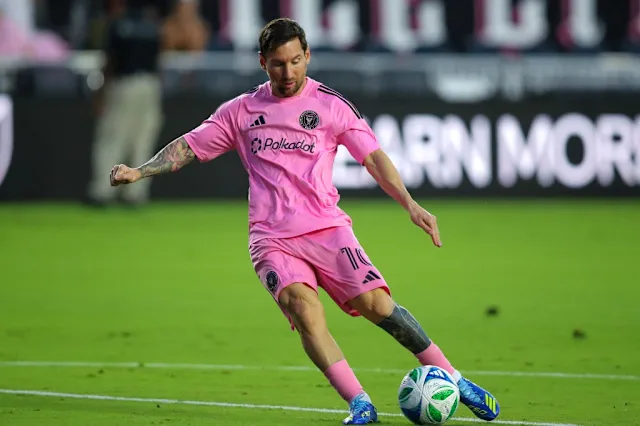
#> input picture operations_in_images/image.png, 640 x 426 px
$ python operation.py
#> lines starting #> are read from the running program, lines starting #| are printed output that depends on the picture; after the words box and inside, x2 and y2 are one past the last pixel; in counts of white or black regions, pixels touching at a corner belong together
import numpy as np
import cv2
img= cv2.imread('image.png')
#> img is the input picture: shape (426, 640, 3); mean B, G, R 81, 122.9, 108.9
img2=cv2.imread('orange.jpg')
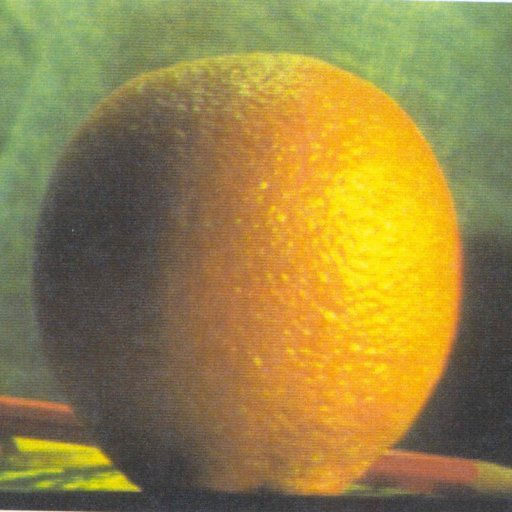
#> input picture operations_in_images/orange.jpg, 512 x 512 px
#> img2 is the input picture: shape (512, 512, 3); mean B, G, R 69.2, 131.8, 150.2

print(img.shape) # returns a tuple of no of rows and columns and chanels
#| (426, 640, 3)
print(img.size) #returns totaal no of pixels is accessed
#| 817920
print(img.dtype) #return image datatype
#| uint8
b,g,r=cv2.split(img)
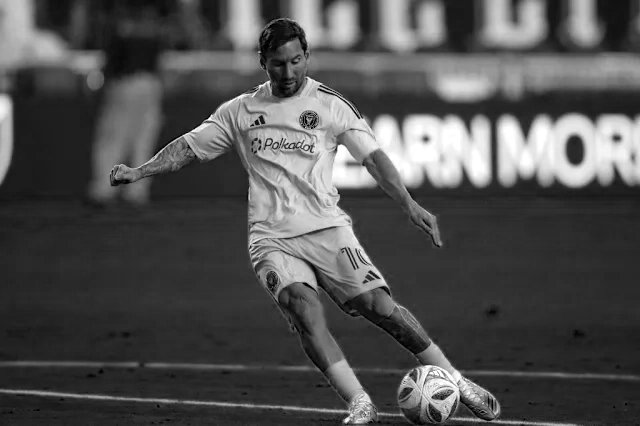
#> b: shape (426, 640); min 0, max 255, mean 81
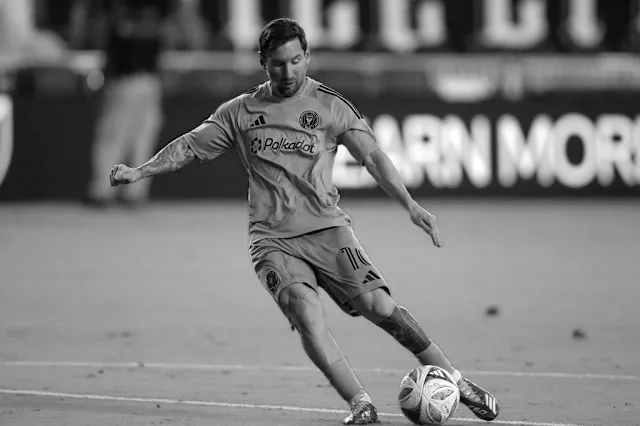
#> g: shape (426, 640); min 0, max 255, mean 122.9
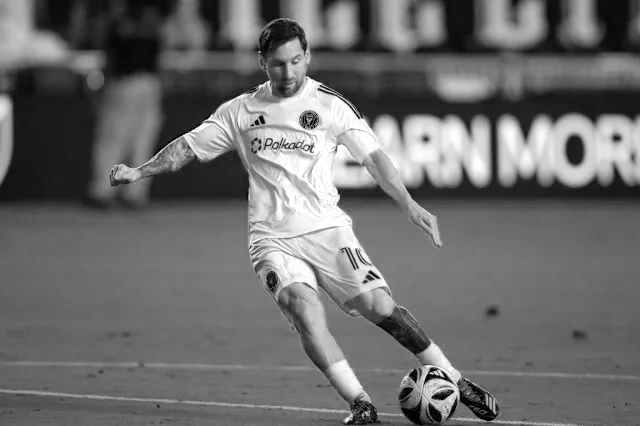
#> r: shape (426, 640); min 0, max 255, mean 108.9
img=cv2.merge((b,g,r))

ball = img[280:340, 330:390]
img[273:333, 100:160]= ball
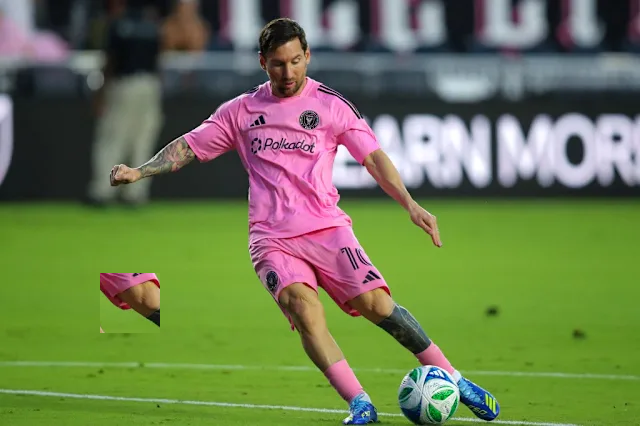
#> img: shape (426, 640, 3); 1.32% of pixels changed, all inside (x1, y1, x2, y2) = (100, 273, 160, 333)

img=cv2.resize(img, (512,512))
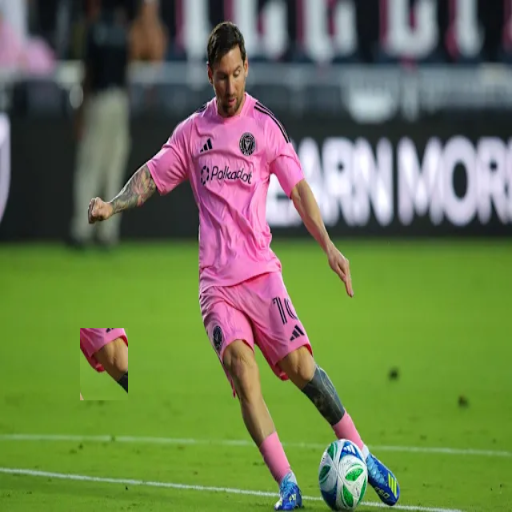
#> img: shape (512, 512, 3); mean B, G, R 81.1, 122.2, 109
img2=cv2.resize(img2, (512,512))
# dst=cv2.add(img, img2); #merge two images ( to add 2 img we have to make sure those are same size)
dst=cv2.addWeighted(img, .6, img2, .3, 0);
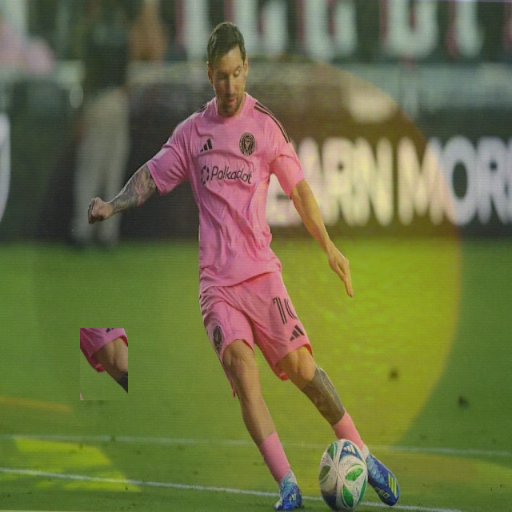
#> dst: shape (512, 512, 3); mean B, G, R 69.5, 112.9, 110.5
cv2.imshow('image', dst)
cv2.waitKey(0)
cv2.destroyAllWindows()


# ROI= Region of Interest
